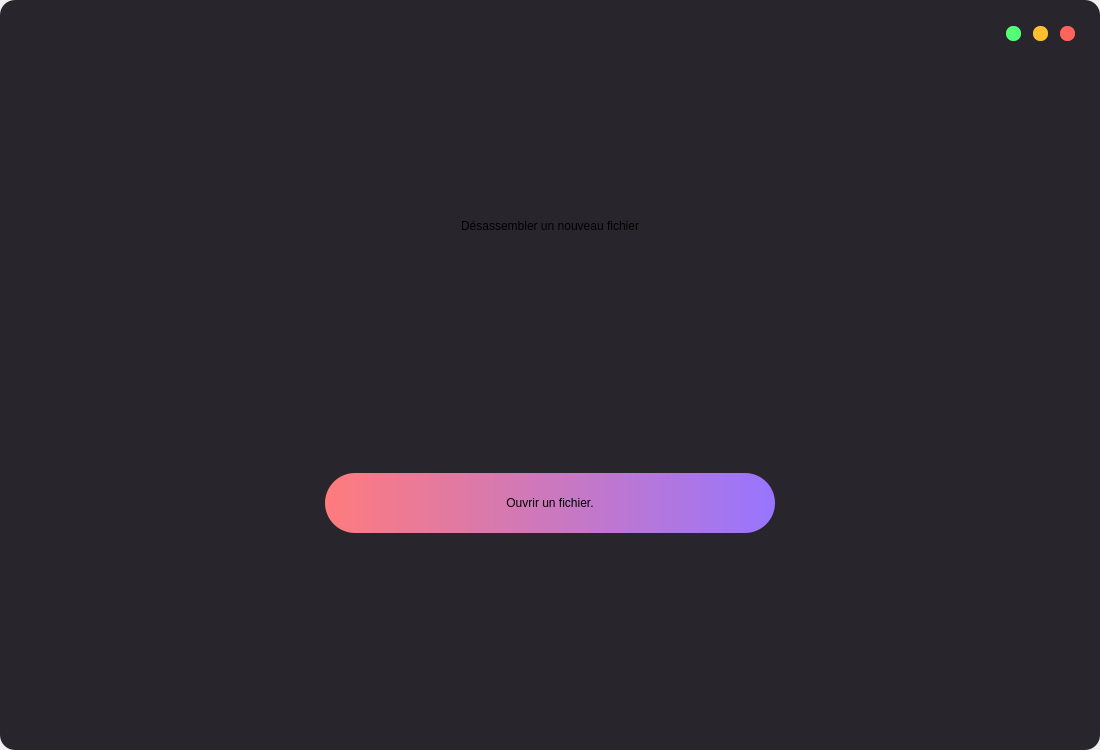
<?xml version="1.0" encoding="UTF-8"?>
<ui version="4.0">
 <class>HomeWindows</class>
 <widget class="QMainWindow" name="HomeWindows">
  <property name="geometry">
   <rect>
    <x>0</x>
    <y>0</y>
    <width>1100</width>
    <height>750</height>
   </rect>
  </property>
  <property name="minimumSize">
   <size>
    <width>1100</width>
    <height>750</height>
   </size>
  </property>
  <property name="windowTitle">
   <string>HomeWindows</string>
  </property>
  <widget class="QWidget" name="centralwidget">
   <layout class="QHBoxLayout" name="horizontalLayout">
    <property name="leftMargin">
     <number>0</number>
    </property>
    <property name="topMargin">
     <number>0</number>
    </property>
    <property name="rightMargin">
     <number>0</number>
    </property>
    <property name="bottomMargin">
     <number>0</number>
    </property>
    <item>
     <widget class="QFrame" name="frame">
      <property name="styleSheet">
       <string notr="true">background: rgb(40, 37, 45);
border: none;
border-radius: 15px;</string>
      </property>
      <property name="frameShape">
       <enum>QFrame::StyledPanel</enum>
      </property>
      <property name="frameShadow">
       <enum>QFrame::Raised</enum>
      </property>
      <layout class="QVBoxLayout" name="verticalLayout">
       <item>
        <widget class="QFrame" name="frame_2">
         <property name="maximumSize">
          <size>
           <width>16777215</width>
           <height>50</height>
          </size>
         </property>
         <property name="frameShape">
          <enum>QFrame::StyledPanel</enum>
         </property>
         <property name="frameShadow">
          <enum>QFrame::Raised</enum>
         </property>
         <layout class="QHBoxLayout" name="horizontalLayout_2">
          <property name="leftMargin">
           <number>0</number>
          </property>
          <property name="topMargin">
           <number>0</number>
          </property>
          <property name="rightMargin">
           <number>0</number>
          </property>
          <property name="bottomMargin">
           <number>0</number>
          </property>
          <item>
           <widget class="QFrame" name="frame_5">
            <property name="frameShape">
             <enum>QFrame::StyledPanel</enum>
            </property>
            <property name="frameShadow">
             <enum>QFrame::Raised</enum>
            </property>
           </widget>
          </item>
          <item>
           <widget class="QFrame" name="frame_4">
            <property name="maximumSize">
             <size>
              <width>100</width>
              <height>16777215</height>
             </size>
            </property>
            <property name="frameShape">
             <enum>QFrame::StyledPanel</enum>
            </property>
            <property name="frameShadow">
             <enum>QFrame::Raised</enum>
            </property>
            <layout class="QHBoxLayout" name="horizontalLayout_3">
             <item>
              <widget class="QPushButton" name="reduceButton">
               <property name="minimumSize">
                <size>
                 <width>15</width>
                 <height>15</height>
                </size>
               </property>
               <property name="maximumSize">
                <size>
                 <width>15</width>
                 <height>15</height>
                </size>
               </property>
               <property name="styleSheet">
                <string notr="true">background: #54ff75;
border-radius: 7px;
border: none;</string>
               </property>
               <property name="text">
                <string/>
               </property>
              </widget>
             </item>
             <item>
              <widget class="QPushButton" name="maximizeButton">
               <property name="minimumSize">
                <size>
                 <width>15</width>
                 <height>15</height>
                </size>
               </property>
               <property name="maximumSize">
                <size>
                 <width>15</width>
                 <height>15</height>
                </size>
               </property>
               <property name="styleSheet">
                <string notr="true">background: #fdbf2e;
border-radius: 7px;
border: none;</string>
               </property>
               <property name="text">
                <string/>
               </property>
              </widget>
             </item>
             <item>
              <widget class="QPushButton" name="exitButton">
               <property name="minimumSize">
                <size>
                 <width>15</width>
                 <height>15</height>
                </size>
               </property>
               <property name="maximumSize">
                <size>
                 <width>15</width>
                 <height>15</height>
                </size>
               </property>
               <property name="styleSheet">
                <string notr="true">background: #ff645b;
border-radius: 7px;
border: none;</string>
               </property>
               <property name="text">
                <string/>
               </property>
              </widget>
             </item>
            </layout>
           </widget>
          </item>
         </layout>
        </widget>
       </item>
       <item>
        <widget class="QFrame" name="frame_3">
         <property name="frameShape">
          <enum>QFrame::StyledPanel</enum>
         </property>
         <property name="frameShadow">
          <enum>QFrame::Raised</enum>
         </property>
         <layout class="QVBoxLayout" name="verticalLayout_2">
          <property name="spacing">
           <number>0</number>
          </property>
          <item>
           <widget class="QFrame" name="frame_6">
            <property name="maximumSize">
             <size>
              <width>16777215</width>
              <height>100</height>
             </size>
            </property>
            <property name="frameShape">
             <enum>QFrame::StyledPanel</enum>
            </property>
            <property name="frameShadow">
             <enum>QFrame::Raised</enum>
            </property>
            <layout class="QHBoxLayout" name="horizontalLayout_5">
             <item>
              <widget class="QLabel" name="label">
               <property name="styleSheet">
                <string notr="true">font: 20pt &quot;Meera&quot;;</string>
               </property>
               <property name="text">
                <string>Désassembler un nouveau fichier</string>
               </property>
               <property name="alignment">
                <set>Qt::AlignCenter</set>
               </property>
              </widget>
             </item>
            </layout>
           </widget>
          </item>
          <item>
           <widget class="QFrame" name="frame_7">
            <property name="maximumSize">
             <size>
              <width>16777215</width>
              <height>250</height>
             </size>
            </property>
            <property name="frameShape">
             <enum>QFrame::StyledPanel</enum>
            </property>
            <property name="frameShadow">
             <enum>QFrame::Raised</enum>
            </property>
            <layout class="QHBoxLayout" name="horizontalLayout_4">
             <item>
              <widget class="QPushButton" name="fileOpenerButton">
               <property name="maximumSize">
                <size>
                 <width>450</width>
                 <height>60</height>
                </size>
               </property>
               <property name="styleSheet">
                <string notr="true">background-color: qlineargradient(spread:pad, x1:0, y1:1, x2:1, y2:1, stop:0 rgba(255, 123, 125, 255), stop:1 rgba(152, 117, 255, 255));
border-radius: 30px;
border: none;</string>
               </property>
               <property name="text">
                <string>Ouvrir un fichier.</string>
               </property>
              </widget>
             </item>
            </layout>
           </widget>
          </item>
         </layout>
        </widget>
       </item>
      </layout>
     </widget>
    </item>
   </layout>
  </widget>
 </widget>
 <resources/>
 <connections/>
</ui>
